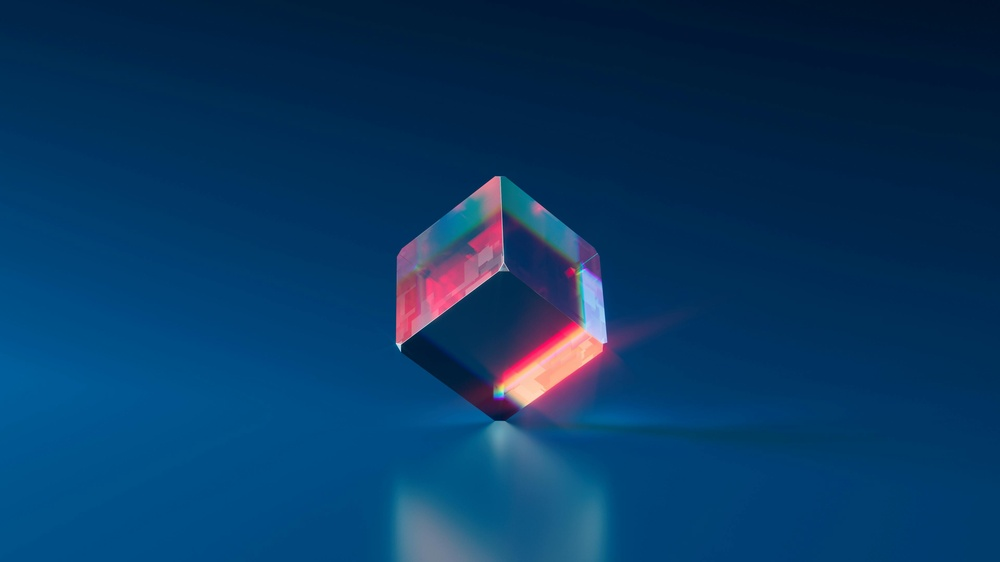
#> input picture pexels-rostislav-5011647.jpg, 1000 x 562 px, shrunk from 3840 x 2160 before the run
$ python floorimage.py
#> lines starting #> are read from the running program, lines starting #| are printed output that depends on the picture; after the words box and inside, x2 and y2 are one past the last pixel; in counts of white or black regions, pixels touching at a corner belong together
import cv2
import numpy as np
from PIL import Image

def convert_3d_image_to_floor_plan(image_path):
    # Load the image
#> called with image_path = 'pexels-rostislav-5011647.jpg'
    image = cv2.imread(image_path)
#> image is the input picture: shape (562, 1000, 3); mean B, G, R 99.6, 56.9, 8.6

    # Convert to grayscale
    gray = cv2.cvtColor(image, cv2.COLOR_BGR2GRAY)
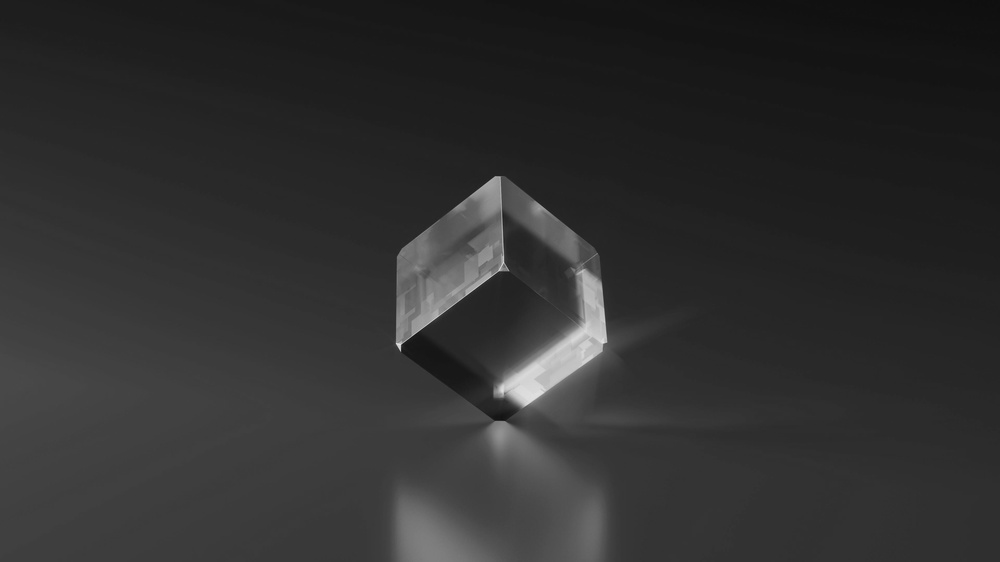
#> gray: shape (562, 1000); min 14, max 229, mean 47.2

    # Edge detection using Canny
    edges = cv2.Canny(gray, 50, 150, apertureSize=3)
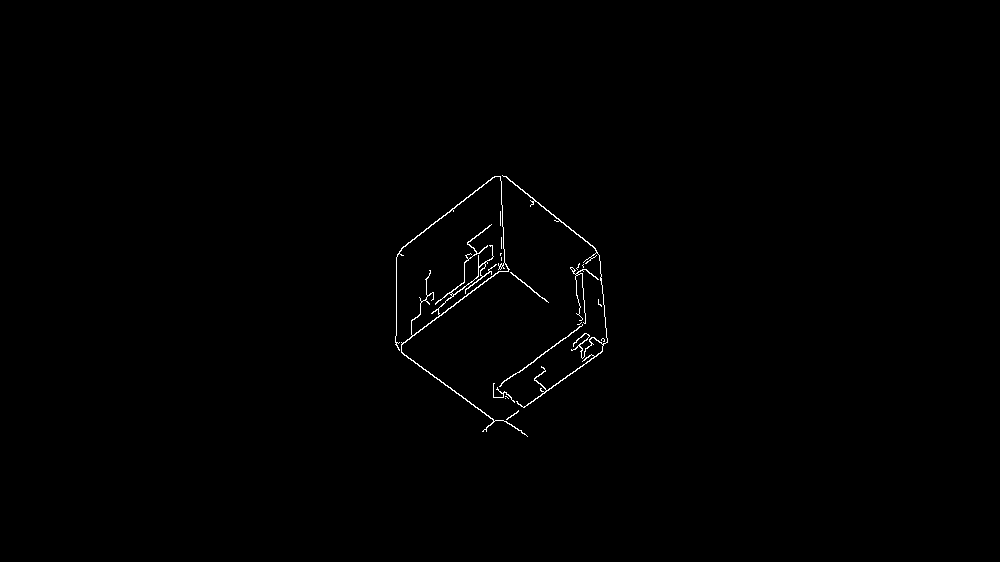
#> edges: shape (562, 1000); 0.45% white in thin lines or dots, all inside (x1, y1, x2, y2) = (395, 175, 608, 437)

    # Find contours
    contours, _ = cv2.findContours(edges, cv2.RETR_EXTERNAL, cv2.CHAIN_APPROX_SIMPLE)
#> contours = 18 contours, 13 with area under 20; largest, box (x1, y1, x2, y2) and area: (395, 176, 528, 437) 410, (502, 175, 608, 408) 209, (499, 324, 583, 387) 56, (570, 267, 599, 324) 32, (510, 272, 549, 303) 28

    # Create an empty image for the floor plan
    floor_plan = np.zeros_like(gray)

    # Draw contours on the floor plan
    cv2.drawContours(floor_plan, contours, -1, (255, 255, 255), thickness=cv2.FILLED)

    # Convert the floor plan to an image
    floor_plan_image = Image.fromarray(floor_plan)

    return floor_plan_image

# Example usage
image_path = 'pexels-rostislav-5011647.jpg'
floor_plan_image = convert_3d_image_to_floor_plan(image_path)
floor_plan_image.show()
